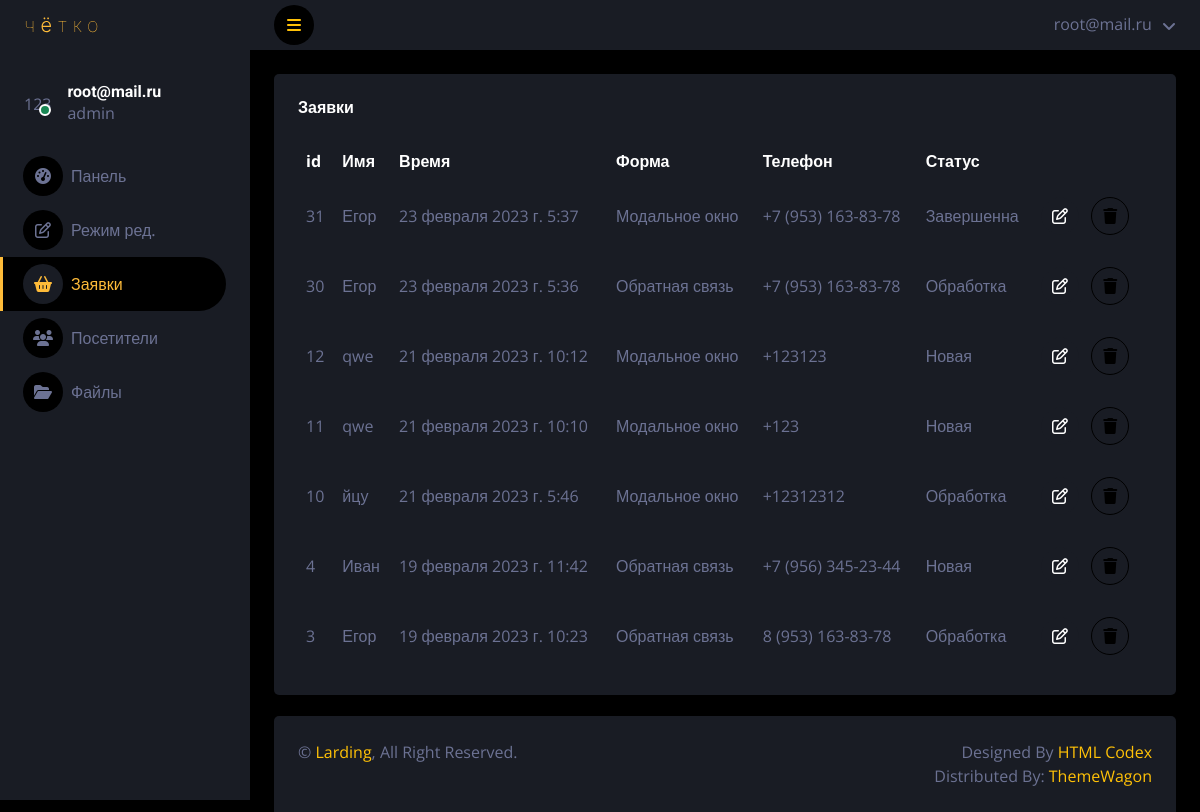
Screenshot of /orders/ (signed in) with the database file from the repository.
### landing/models.py (models this page shows, shortened)
class bids(models.Model):
	STATUS_BID = [
        ('new', 'Новая'),
        ('processing', 'Обработка'),
        ('completed', 'Завершенна'),
    ]
	name = models.CharField(max_length=100, db_index=True,verbose_name="Имя",blank=True)
	last_name = models.CharField(max_length=100, db_index=True,verbose_name="Фамилия",blank=True)
	mail = models.CharField(max_length=100, db_index=True,verbose_name="Почта",blank=True)
	tel = models.CharField(max_length=100, db_index=True,verbose_name="Телефон",blank=True)
	message = models.TextField(db_index=True,verbose_name="Сообщение",null=True,blank=True)
	which = models.CharField(max_length=100, db_index=True,verbose_name="Форма отправки",blank=True)
	ip = models.CharField(max_length=100, db_index=True,verbose_name="IP",blank=True)
	country = models.CharField(max_length=100, db_index=True,verbose_name="Страна",blank=True)
	os = models.CharField(max_length=100, db_index=True,verbose_name="Операционная система",blank=True)
	browser = models.CharField(max_length=200, db_index=True,verbose_name="Браузер",blank=True)
	data = models.FileField(upload_to="files/%Y/%m/%d/",blank=True,verbose_name="Фаил")
	time_create = models.DateTimeField(auto_now_add=True,verbose_name="Время отправки",blank=True)
	time_update = models.DateTimeField(auto_now=True,verbose_name="Последнее обновление",blank=True)
	status = models.TextField(blank=True,verbose_name="Статус",choices=STATUS_BID)
	class Meta:
		verbose_name = 'Заявка'
		verbose_name_plural = 'Заявки'

### landing/views.py (the view)
# urls.py: path('orders/',OrderPage.as_view(),name='order'),
class OrderPage(LoginRequiredMixin,DataMixin,ListView):
	model = landing
	template_name = 'accounts/darkpan/order.html'
	def get_context_data(self,*, object_list=None, **kwargs):
		context = super().get_context_data(**kwargs)
		print(self.request.user)
		context['user'] = self.request.user
		context['orders'] = bids.objects.order_by("-id")
		context['orders_count'] =bids.objects.count()
		c_def = self.get_user_context(title="Заявки",selected="landing:order")
		context = dict(list(context.items())+list(c_def.items()))
		return context

### landing/utils.py (called while the page is built)
	def get_user_context(self, **kwargs):
		context = kwargs
		context['menu_admin']=[{'title':'Панель','url_name':'landing:dashboard','icon':'fa-tachometer-alt'},
							   {'title':'Режим ред.','url_name':'landing:edit','icon':'fa-edit'},
							   {'title':'Заявки','url_name':'landing:order','icon':'fa-shopping-basket'},
							   {'title':'Посетители','url_name':'landing:users','icon':'fa-users'},
							   {'title':'Файлы','url_name':'landing:files','icon':'fa-folder-open'},
			]
		return context

### landing/templates/accounts/darkpan/order.html (shortened to what this page needs)
{% extends "accounts/darkpan/base.html" %}
{% block content %}
            <div class="container-fluid pt-4 px-4">
                <div class="bg-secondary text-center rounded p-4">
                    <div class="d-flex align-items-center justify-content-between mb-4">
                        <h6 class="mb-0">Заявки</h6>
                    </div>
                    <div class="table-responsive">
                        <table class="table text-start align-middle table-borderless table-hover mb-0">
                            <thead>
                                <tr class="text-white">
                                    <th scope="col">id</th>
                                    <th scope="col">Имя</th>
                                    <th scope="col">Время</th>
                                    <th scope="col">Форма</th>
                                    <th scope="col">Телефон</th>
                                    <th scope="col">Статус</th>
                                    <th scope="col"></th>
                                </tr>
                            </thead>
                            <tbody>
                                {% for item in orders %}
                                    <tr>
                                        <td>{{ item.id }}</td>
                                        <td>{{ item.name }}</td>
                                        <td>{{ item.time_create }}</td>
                                        <td>{{ item.which }}</td>
                                        <td>{{ item.tel }}</td>
                                            {% for itemme in item.STATUS_BID %}
                                                {% if item.status in itemme.0 %}
                                                    <td>{{ itemme.1 }}</td>
                                                {% endif %}
                                            {% endfor %}
                                        <td>
                                            <button type="button" class="btn btn-square btn-secondary getorder" data-bs-toggle="modal" data-bs-target="#exampleModal" data-id-order="{{ item.id }}" data-path="/orders/{{ item.id }}/">
                                                <i class="fa-regular fa-pen-to-square"></i>
                                            </button>
                                            <a href="del/{{ item.id }}/" class="btn btn-square btn-outline-dark m-2"><i class="fa-solid fa-trash"></i></a>
                                        </td>
                                    </tr>
                                {% endfor %}
                            </tbody>
                        </table>
                    </div>
                </div>
            </div>
{% endblock %}

### landing/templates/accounts/darkpan/base.html (shortened to what this page needs)
{% load static %}
<!DOCTYPE html>
<html lang="en">
<head>
    <link href="{% static 'accounts/'%}lib/owlcarousel/assets/owl.carousel.min.css" rel="stylesheet">
    <link href="{% static 'accounts/'%}lib/tempusdominus/css/tempusdominus-bootstrap-4.min.css" rel="stylesheet" />
    <link href="{% static 'accounts/'%}css/bootstrap.min.css" rel="stylesheet">
    <link href="{% static 'accounts/'%}css/style.css" rel="stylesheet">
</head>
<body>
    <div class="container-fluid position-relative d-flex p-0">
        <div class="sidebar pe-4 pb-3">
            <nav class="navbar bg-secondary navbar-dark">
                <a href="{% url 'landing:home' %}" class="d-flex align-items-center navbar-brand mx-4 mb-3 w-100">
                    <img src="{% static 'accounts/'%}img/logo.svg">
                </a>
                <div class="d-flex align-items-center ms-4 mb-4 mt-4 w-100">
                    <div class="position-relative">
                        <div class="rounded-circle">123</div>
                        <div class="bg-success rounded-circle border border-2 border-white position-absolute end-0 bottom-0 p-1"></div>
                    </div>
                    <div class="ms-3">
                        <h6 class="mb-0">{{ user.email }}</h6>
                        {% if user.is_superuser %}
                            <span>admin</span>
                        {% else %}
                            <span>no admin</span>
                        {% endif %}
                    </div>
                </div>
                <div class="navbar-nav w-100">
                    {% for item in menu_admin %}
                        {% if item.url_name == selected %}
                            <a href="{% url item.url_name %}" class="nav-item nav-link active"><i class="fa {{ item.icon }} me-2"></i>{{ item.title }}</a>
                        {% else %}
                            <a href="{% url item.url_name %}" class="nav-item nav-link"><i class="fa {{ item.icon }} me-2"></i>{{ item.title }}</a>
                        {% endif %}
                    {% endfor %}
                </div>
            </nav>
        </div>
        <div class="content ">
            <nav class="navbar navbar-expand bg-secondary navbar-dark sticky-top px-4 py-0">
                <a href="#" class="sidebar-toggler flex-shrink-0">
                    <i class="fa fa-bars"></i>
                </a>
                <div class="navbar-nav align-items-center ms-auto">
                    <div class="nav-item dropdown">
                        <a href="#" class="nav-link dropdown-toggle" data-bs-toggle="dropdown">
                            <span class="d-none d-lg-inline-flex">{{ user.email }}</span>
                        </a>
                    </div>
                </div>
            </nav>
            {% block content %}
            {% endblock %}
            <div class="mt-auto position-sticky top-100" style="margin-top: 117px !important;">
                <div class="container-fluid pt-4 px-4 position-absolute bottom-0"  >
                    <div class="bg-secondary rounded-top p-4" >
                        <div class="row" >
                            <div class="col-12 col-sm-6 text-center text-sm-start">
                                &copy; <a href="#">Larding</a>, All Right Reserved.
                            </div>
                            <div class="col-12 col-sm-6 text-center text-sm-end">
                                Designed By <a href="https://htmlcodex.com">HTML Codex</a>
                                <br>Distributed By: <a href="https://themewagon.com" target="_blank">ThemeWagon</a>
                            </div>
                        </div>
                    </div>
                </div>
            </div>
        </div>
    </div>
</body>
</html>

### landing/static/accounts/css/style.css (style rules this page uses)
:root { --primary: #febb39; --secondary: #191C24; --light: #6C7293; --dark: #000000; }
.btn { transition: .5s; }
.btn-square { width: 38px; height: 38px; }
.btn-square, .btn-sm-square, .btn-lg-square { padding: 0; display: inline-flex; align-items: center; justify-content: center; font-weight: normal; border-radius: 50px; }
.sidebar { position: fixed; top: 0; left: 0; bottom: 0; width: 250px; height: 100vh; overflow-y: auto; background: var(--secondary); transition: 0.5s; z-index: 999; }
.content { margin-left: 250px; min-height: 100vh; background: var(--dark); transition: 0.5s; }
@media (min-width: 992px) { .sidebar { margin-left: 0; } }
@media (min-width: 992px) { .content { width: calc(100% - 250px); } }
.sidebar .navbar .navbar-nav .nav-link { padding: 7px 20px; color: var(--light); font-weight: 500; border-left: 3px solid var(--secondary); border-radius: 0 30px 30px 0; outline: none; }
.sidebar .navbar .navbar-nav .nav-link:hover, .sidebar .navbar .navbar-nav .nav-link.active { color: var(--primary); background: var(--dark); border-color: var(--primary); }
.sidebar .navbar .navbar-nav .nav-link i { width: 40px; height: 40px; display: inline-flex; align-items: center; justify-content: center; background: var(--dark); border-radius: 40px; }
.sidebar .navbar .navbar-nav .nav-link:hover i, .sidebar .navbar .navbar-nav .nav-link.active i { background: var(--secondary); }
.content .navbar .navbar-nav .nav-link { margin-left: 25px; padding: 12px 0; color: var(--light); outline: none; }
.content .navbar .sidebar-toggler, .content .navbar .navbar-nav .nav-link i { width: 40px; height: 40px; display: inline-flex; align-items: center; justify-content: center; background: var(--dark); border-radius: 40px; }
.content .navbar .dropdown-toggle::after { margin-left: 6px; vertical-align: middle; border: none; content: "\f107"; font-family: "Font Awesome 5 Free"; font-weight: 900; transition: .5s; }

### rows the page displays
bids: id "31", name "Егор", time_create "23 февраля 2023 г. 5:37", which "Модальное окно", tel "+7 (953) 163-83-78", itemme "Завершенна"
bids: id "30", name "Егор", time_create "23 февраля 2023 г. 5:36", which "Обратная связь", tel "+7 (953) 163-83-78", itemme "Обработка"
bids: id "12", name "qwe", time_create "21 февраля 2023 г. 10:12", which "Модальное окно", tel "+123123", itemme "Новая"
bids: id "11", name "qwe", time_create "21 февраля 2023 г. 10:10", which "Модальное окно", tel "+123", itemme "Новая"
bids: id "10", name "йцу", time_create "21 февраля 2023 г. 5:46", which "Модальное окно", tel "+12312312", itemme "Обработка"
bids: id "4", name "Иван", time_create "19 февраля 2023 г. 11:42", which "Обратная связь", tel "+7 (956) 345-23-44", itemme "Новая"
bids: id "3", name "Егор", time_create "19 февраля 2023 г. 10:23", which "Обратная связь", tel "8 (953) 163-83-78", itemme "Обработка"

### other values shown
{{ user.email }} "root@mail.ru"
{{ item.title }} "Панель" "Режим ред." "Посетители" "Файлы"
{{ item.title }} "Заявки"
